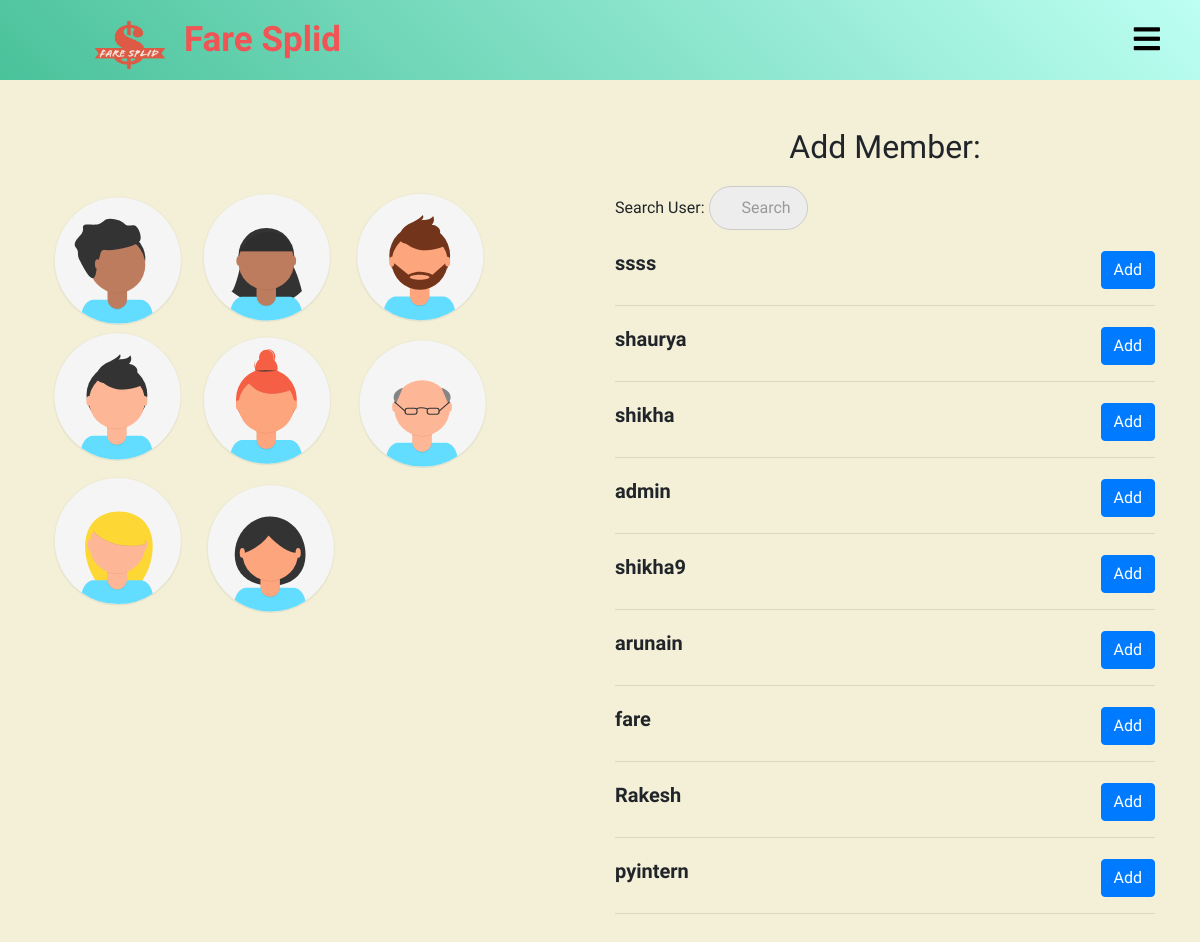
The app's page /splitter/members_list/25/ with its own data.
### splitter/models.py (models this page shows)
class User(AbstractUser):
    pass

### splitter/views.py (the view)
# urls.py: path('members_list/<int:pk>/',views.list_members,name="list_members"),
def list_members(request,pk):
    rooms = get_object_or_404(room,pk=pk)
    query = request.GET.get("q", None)
    members = room_members.objects.filter(room=rooms)
    members_list = [x.member for x in members]
    qs = User.objects.all()
    if query is not None:
        qs = qs.filter(
                Q(username__icontains=query)
                )
    qs_one = []
    for x in qs:
        if x in members_list:
            pass
        else:
            qs_one.append(x)
    context = {
        "members_list": qs_one,
        "rooms":rooms
    }
    template = "splitter/members_list.html"
    return render(request, template, context)

### templates/splitter/members_list.html
{% extends 'splitter/base.html' %}
{% load static %}
{% block css %}
  <link rel="stylesheet" href="{% static 'css/mysearchbar.css' %}">
  <link rel="stylesheet" href="{% static 'css/members_list.css' %}">
{% endblock %}
{% block content %}
<div class="add-member-page">
  <div class="row">
    <div class="col-lg-6">
      <div class="add-member-img-grid">
        <img src="{% static 'images/undraw_team_ih79.svg' %}" alt="" class="add-member-img">
      </div>
    </div>
    <div class="col-lg-6">
      <div class="container add-member-grid">
        <h2>Add Member:</h2>
        <form method='GET' action="{% url 'splitter:list_members' pk=rooms.pk %}">
          <p>Search User: <input type='search' name='q' placeholder='Search'></p>
        </form>
        {% for obj in members_list %}
        <div class="member-box">
        <h5><b>{{ obj.username }}</b>
        <div class="add-button">
          <a href="{% url 'splitter:add_member' pk=rooms.pk id=obj.id %}" class="btn btn-primary">Add</a>
        </div>
        </h5>
        </div>
        <hr>
        {% endfor %}
      </div>
    </div>
  </div>
</div>
{% endblock %}

### templates/splitter/base.html (shortened to what this page needs)
{% load static %}
<!DOCTYPE html>
<html lang="en" dir="ltr">
  <head>
    <link rel="stylesheet" href="https://stackpath.bootstrapcdn.com/bootstrap/4.5.0/css/bootstrap.min.css">
    <link rel="stylesheet" href="https://pro.fontawesome.com/releases/v5.10.0/css/all.css">
  	<link href="https://unpkg.com/aos@2.3.1/dist/aos.css" rel="stylesheet">
    <link rel="stylesheet" href="{% static 'css/home_page.css' %}">
    {% block css %}
    {% endblock %}
    {% load bootstrap4 %}
    {% bootstrap_css %}
  </head>
  <body>
    <nav class ="navBar" style=" background: linear-gradient(45deg, #4AC29A , #BDFFF3 );">
      <label for="check" class="checkbtn">
        <i class="fas fa-bars"></i>
      </label>
      <a href="{% url 'home' %}">
      <label class="logoimg"> <img src="{% static '\images\akshat.copy.png' %}" alt=""> </label>
      <label class="logo" style=" color: #F05454;">Fare Splid</label>
      </a>
    </nav>
    {% block content %}
    {% endblock %}
    </body>
</html>

### static/css/home_page.css (style rules this page uses)
* { padding: 0; margin: 0; text-decoration: none; list-style: none; box-sizing: border-box; font-family: 'Merienda One', cursive; }
body,html { overflow-x: hidden; }
:root { var(--IndianRed): #db575b; var(--Aqua): #99ffe4; var(--MiddleBlue): #88cfd3; var(--SteelBlue): #578bb2; var(--BdazzledBlue): #345c98; var(--DarkButton): linear-gradient(to top, #30cfd0 0%, #330867 100%); var(--LightButton): linear-gradient(to top, #48c6ef 0%, #6f86d6 100%); var(--RedButton): linear-gradient(45deg, #874da2 0%, #c43a30 100%); }
nav { background: white; position: sticky; height: 80px; width: 100%; color: white; top: 0; z-index: 100; margin: 0px; }
label.logo { vertical-align: top; font-size: 35px; line-height: 80px; font-weight: bold; color: black; margin: 0; }
label.logoimg { margin-left: 80px; }
label.logoimg img { height: 100px; width: 100px; }
.checkbtn { font-size: 30px; color: black; float: right; line-height: 80px; margin-right: 40px; cursor: pointer; display: none; }
.logoimg { height: 100px; width: 100px; }
@media only screen and (max-width: 1350px) { .checkbtn { display: block; } }

### static/css/members_list.css (style rules this page uses)
* { margin: 0; padding: 0; }
body,html { margin: 0; padding: 0; }
.add-member-page .row { width: 100%; }
.add-member-img-grid { width: 100%; height: 100%; margin: 0px; }
.add-member-img { position: relative; width: 100%; height: 60vh; padding: 30px; margin-top: 75px; padding-left: 0px; }
.add-member-grid { display: flex; flex-direction: column; padding: 0px 50px; margin: 20px 0px; }
.add-member-grid h2 { text-align: center; margin: 20px 0px; }
.add-member-grid .member-box { display: inline-table; width: 100%; padding-top: 5px; }
.add-member-grid .member-box .add-button { float: right; margin-right: 0px; }

### templates/splitter/base.html (style rules this page uses)
body { background-color: #F3F0D7; }
label.logo { vertical-align: center; font-size: 35px; line-height: 80px; font-weight: bold; color: black; margin: 0; }
label.logoimg { margin-left: 80px; margin-top: 0px; }
label.logoimg img { height: 90px; width: 100px; }

### records on screen
User: username "ssss"
User: username "shaurya"
User: username "shikha"
User: username "admin"
User: username "shikha9"
User: username "arunain"
User: username "fare"
User: username "Rakesh"
User: username "pyintern"
